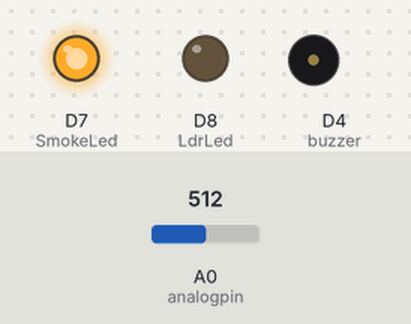
This sketch was run on a simulated ESP8266 (NodeMCU). Parts: output pins drawn as LEDs (lit = HIGH), buzzer (waves = sounding, pin HIGH). The inputs (shaded band) are chosen by the test bench; at power-on: A0 (analogpin) = 512. WiFi joins after 1.5 s; servers stay silent unless stated; uploads are accepted with an empty reply; pins used as bus, display or sensor lines are not drawn; what the sketch prints to the serial monitor is not drawn.

Above: at 4.7 s.
4.8 s: A0 (analogpin) set to 481
At 10.3 s:
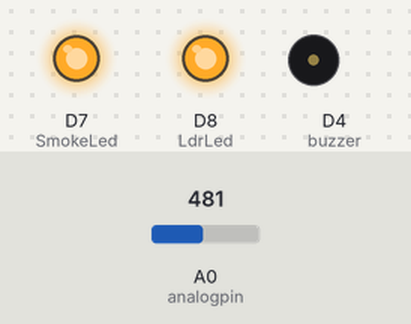
11.3 s: A0 (analogpin) set to 163
16.7 s: A0 (analogpin) set to 133
At 22.2 s:
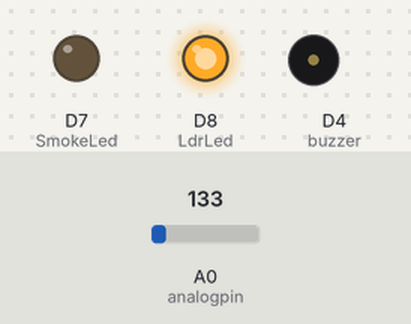
22.6 s: A0 (analogpin) set to 160
At 26.69 s:
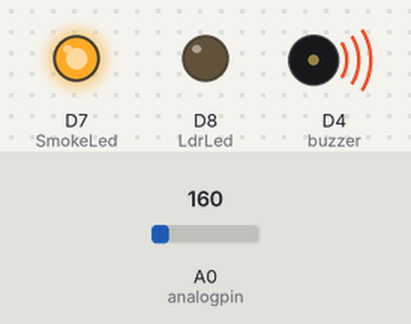
28.5 s: A0 (analogpin) set to 140
At 32.9 s:
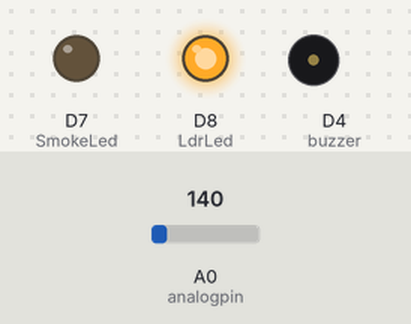
Timing chart, 0 to 34.4 s (numbered marks = the images above; inputs shaded):
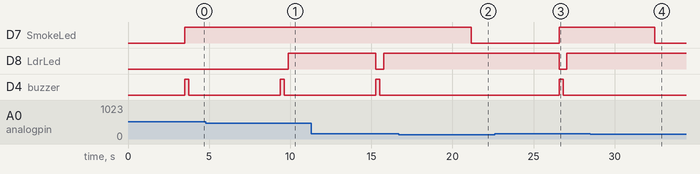

The sketch:

NodeMcu_2.ino
```cpp
#include <ESP8266WiFi.h>
#include <WiFiClient.h>
#include <ESP8266WebServer.h>
#include <ESP8266HTTPClient.h>

#define S3 D0
#define S2 D1
#define S1 D2
#define S0 D3
#define analogpin A0
#define SmokeLed D7
#define LdrLed D8
#define buzzer D4
/* Set these to your desired credentials. */
const char *ssid = "hotspot";  //ENTER YOUR WIFI SETTINGS
const char *password = "@hello123@";

//Web/Server address to read/write from
const char *host = "192.168.1.102";   //https://circuits4you.com website or IP address of server

//=======================================================================
//                    Power on setup
//=======================================================================

void setup() {
  pinMode(analogpin, INPUT);
  pinMode(S0,OUTPUT);
  pinMode(S1,OUTPUT);
  pinMode(S2,OUTPUT);
  pinMode(S3,OUTPUT);
  pinMode(buzzer, OUTPUT);
  pinMode(SmokeLed, OUTPUT);
  pinMode(LdrLed, OUTPUT);
  delay(1000);
  Serial.begin(115200);
  WiFi.mode(WIFI_OFF);        //Prevents reconnection issue (taking too long to connect)
  delay(1000);
  WiFi.mode(WIFI_STA);        //This line hides the viewing of ESP as wifi hotspot

  WiFi.begin(ssid, password);     //Connect to your WiFi router
  Serial.println("");

  Serial.print("Connecting");
  // Wait for connection
  while (WiFi.status() != WL_CONNECTED) {
    delay(500);
    Serial.print(".");
  }

  //If connection successful show IP address in serial monitor
  Serial.println("");
  Serial.print("Connected to ");
  Serial.println(ssid);
  Serial.print("IP address: ");
  Serial.println(WiFi.localIP());  //IP address assigned to your ESP
}

//=======================================================================
//                    Main Program Loop
//=======================================================================


  void loop() {
  HTTPClient http;    //Declare object of class HTTPClient
  //Serial.println("Connection Started, Lets start");
  //smoke
  digitalWrite(S0,LOW);
  digitalWrite(S1,LOW);
  digitalWrite(S2,LOW);
  digitalWrite(S3,LOW);
  digitalWrite(buzzer, LOW);
  digitalWrite(SmokeLed, LOW);
  digitalWrite(LdrLed, LOW);
  String ADCSmoke,station1, SmokePostData;
  int adcSmoke=analogRead(analogpin); //Read Analog value of SMOKE

  Serial.print("SMOKE sensor Value is : ");
  Serial.print("   ");
  Serial.println(adcSmoke);
  if(adcSmoke>150)
  {
    digitalWrite(SmokeLed, HIGH);
    Serial.print("Smoke is High");
    //tone(buzzer, 3072, 50);
    beep(500);
    //digitalWrite(buzzer, HIGH);
  }
  else
  {
    digitalWrite(SmokeLed, LOW);
    Serial.print("Smoke is Low");
    digitalWrite(buzzer, LOW);
  }
  Serial.println();
  Serial.println();
  ADCSmoke = String(adcSmoke);   //String to interger conversion
  station1 = "A";

  //ldr
  //Serial.println("Connection Started, Lets start");
  digitalWrite(S0,HIGH);
  digitalWrite(S1,LOW);
  digitalWrite(S2,LOW);
  digitalWrite(S3,LOW);
  String ADCLdr,station2,LdrPostData;
  int adcLdr=analogRead(analogpin);  //Read Analog value of LDR
  Serial.print("LDR sensor Value is : ");
  Serial.print("   ");
  Serial.println(adcLdr);
  Serial.println();
  Serial.println();
  if(adcLdr<500)
  {
    digitalWrite(LdrLed, HIGH);
    Serial.print("Ldr light on");
  }
  else
  {
    digitalWrite(LdrLed, LOW);
    Serial.print("Ldr light off");
  }
  ADCLdr = String(adcLdr);   //String to interger conversion
  station2 = "B"; //identify Ldr val in database

  //Post Data
  //smoke
  SmokePostData = "status=" + ADCSmoke + "&station=" + station1 ;

  //ldr
  LdrPostData = "status=" + ADCLdr + "&station=" + station2;

  http.begin("http://192.168.1.102/Final/sensorpastdata.php");              //Specify request destination
  http.addHeader("Content-Type", "application/x-www-form-urlencoded");    //Specify content-type header

  //smoke
  int httpCode1 = http.POST(SmokePostData);   //Send the request
  String payload1 = http.getString();    //Get the response payload
  //ldr
  int httpCode2 = http.POST(LdrPostData);   //Send the request
  String payload2 = http.getString();    //Get the response payload

//  Serial.println(httpCode2);   //Print HTTP return code
//  Serial.println(payload2);    //Print request response payload
//  Serial.println(httpCode1);   //Print HTTP return code
//  Serial.println(payload1);    //Print request response payload


  http.end();  //Close connection
  //Serial.println("Connection stopped, Lets start again");

  delay(5000);  //Post Data at every 5 seconds
}
void beep(unsigned char delayms) { //creating function
  analogWrite(buzzer, 500); //Setting pin to high
  delay(delayms); //Delaying
  analogWrite(buzzer ,0); //Setting pin to LOW
  delay(delayms); //Delaying
  }
```

Measured:
- the behaviour switches between 500 and 499 on A0 (analogpin) (found by bisection; images 0 and 1)
- the behaviour switches between 151 and 150 on A0 (analogpin) (found by bisection; images 1 and 2)
- after the input at 4.8 s, D8 (LdrLed): LOW → HIGH after 5.1 s
- after the input at 16.7 s, D7 (SmokeLed): HIGH → LOW after 4.5 s; D8 (LdrLed): stays HIGH (without the input it goes to LOW after 4.5 s); D4 (buzzer): stays LOW (without the input it goes to HIGH after 4.5 s)
- after the input at 22.6 s, D7 (SmokeLed): LOW → HIGH after 4.0 s; D8 (LdrLed): HIGH → LOW after 4.0 s, → HIGH 0.49 s later; D4 (buzzer): LOW → HIGH after 4.0 s, → LOW 0.24 s later
- after the input at 28.5 s, D7 (SmokeLed): HIGH → LOW after 4.0 s; D8 (LdrLed): stays HIGH (without the input it goes to LOW after 4.0 s); D4 (buzzer): stays LOW (without the input it goes to HIGH after 4.0 s)
